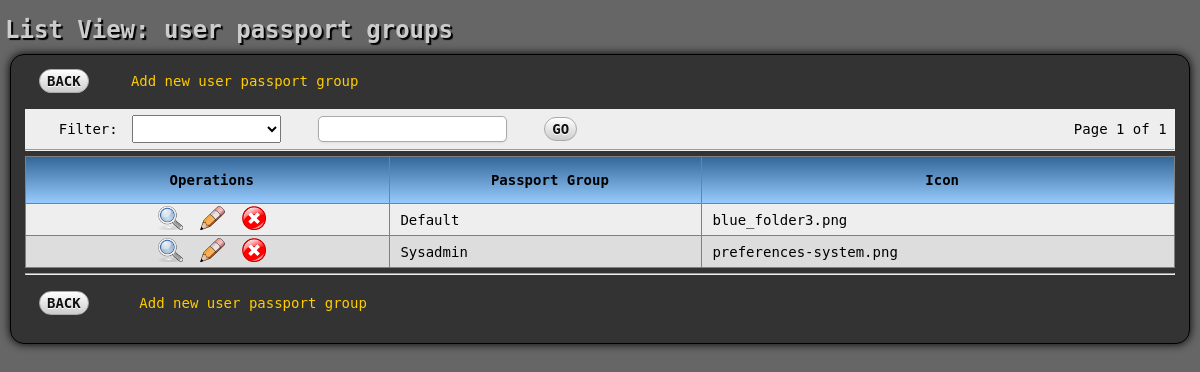
The app's page /sysadmin/listview_user_passport_groups.php (signed in) with its own data.
### tables this page shows
CREATE TABLE `user_passport_groups` (
  `passport_group_id` int(11) NOT NULL auto_increment,
  `passport_group` varchar(255) NOT NULL,
  `icon` varchar(255) NOT NULL,  
  PRIMARY KEY  (`passport_group_id`)
);

### core/cobalt_core.php (called while the page is built, shortened)
<?php
function init_cobalt($required_passport=null)
{
    require_once 'data_abstraction_class.php';
    require_once 'html_class.php';
}
function check_link($Link, $user='')
{
    if($user=='') $user = $_SESSION['user'];
    $in_passport=FALSE;
    $data_con = new data_abstraction;
    $data_con->set_fields('link_id, status');
    $data_con->set_table('user_links');
    $data_con->set_where("Name='$Link'");
    if($result = $data_con->make_query())
    {
        $data = $result->fetch_assoc();
        if(is_array($data)) extract($data);
    }
    else die("The query failed while attempting to check the passport: " . $data_con->error);
    if($status=='On')
    {
        $data_con = new data_abstraction;
        $data_con->set_fields('link_id');
        $data_con->set_table('user_passport');
        $data_con->set_where("username='$user' AND link_id='$link_id'");
        if($data_con->make_query())
        {
            $numrows = $data_con->num_rows;
        }
        else die("Failed checking $link_id in passport of $user" . $data_con->error);
        if ($numrows==1) $in_passport=TRUE;
    }
    return $in_passport;
}

### core/data_abstraction_class.php (called while the page is built, shortened)
<?php
class data_abstraction
{
    var $mysqli='';
    var $db_host='localhost';
    var $db_user='root';
    var $db_pass='';
    var $db_use='srccmsths';
    var $query='';
    var $connection_exists=FALSE;
    var $tables='';
    var $selected_fields='';
    var $values='';
    var $where_clause='';
    var $limit_clause='';
    var $query_type='SELECT';
    function close_db()
    {
        if($this->mysqli)
        {
            $this->connection_exists = FALSE;
        }
    }
    function connect_db()
    {
        $this->mysqli = new mysqli($this->db_host,$this->db_user,$this->db_pass,$this->db_use);
        $this->connection_exists = TRUE;
        return $this->mysqli;
    }
    function execute_query($query='')
    {
        if($this->connection_exists == FALSE)
        {
            $this->mysqli = $this->connect_DB();
            $this->mysqli->real_query("SET NAMES 'utf8'");
        }
        $this->mysqli->real_query($this->query) or error_handler('Database error.',$this->mysqli->error);
        if($this->query_type == "SELECT")
        {
            $result = $this->mysqli->store_result();
            $this->num_rows = $result->num_rows;
            return $result;
        }
        elseif($this->query_type == "INSERT")
        {
            $this->auto_id = $this->mysqli->insert_id;
            $this->error = $this->mysqli->error;
        }
        else
        {
            $this->affected_rows = $this->mysqli->affected_rows;
        }
    }
    function make_query($execute=TRUE, $log=TRUE)
    {
        $this->query_type = strtoupper($this->query_type);
        $this->query = $this->query_type . ' ';
        switch($this->query_type)
        {
            case "SELECT":	$this->query .=  $this->selected_fields . ' FROM ' . $this->tables;
                            if($this->where_clause != '') $this->query .= ' WHERE ' . $this->where_clause;
                          	if($this->limit_clause != '') $this->query .= ' LIMIT ' . $this->limit_clause;
                            break;
            case "INSERT":	$this->query .= 'INTO ' . $this->tables . '(' .  $this->selected_fields . ') VALUES(' . $this->values . ')';
                            break;
        }
        if($execute)
        {
            $result = $this->execute_query();
        }
        return $result;
    }
    function set_fields($new_fields)
    {
         $this->selected_fields = $new_fields;
    }
    function set_limit($offset, $limit)
    {
        $this->limit_clause = $offset . ', ' . $limit;
    }
    function set_query_type($new_query_type)
    {
        $this->query_type = $new_query_type;
    }
    function set_table($new_table)
    {
        $this->tables = $new_table;
    }
    function set_values($new_values)
    {
        $this->values = $new_values;
    }
    function set_where($new_where_clause)
    {
        $this->where_clause = $new_where_clause;
    }
}
?>

### core/subclasses/user_passport_groups_dd.php (called while the page is built, shortened)
<?php
class user_passport_groups_dd
{
    static function load_dictionary()
    {
        return $fields;
    }
    static function load_relationships()
    {
        $relations = array();
        return $relations;
    }
    static function load_subclass_info()
    {
        $subclasses = array('html_file'=>'user_passport_groups_html.php',
                            'html_class'=>'user_passport_groups_html',
                            'data_file'=>'user_passport_groups.php',
                            'data_class'=>'user_passport_groups');
        return $subclasses;
    }
}

### core/paged_result_class.php (called while the page is built, shortened)
<?php
class paged_result
{
    var $total_pages=0;
    var $current_page=0;
    function paged_result($total_records, $results_per_page)
    {
        $this->total_pages = ceil($total_records / $results_per_page);
    }
    function draw_paged_result($javascript='')
    {
        $this->html_output = '';
        if($this->total_pages > 1)
        {
            $this->html_output .= "Page " . $this->current_page . " of " . $this->total_pages
                    . " | Go to page: <input type=text name=\"result_pager\" value='$Result_Pager' size=2 class='textboxPager' $javascript>"
                    . " &nbsp; <input type=submit name='pager_submit' value='GO' class='buttonPager'>"
                    . "<input type=hidden name=current_page value='" . $this->current_page . "'>";
        }
        else
        {
            $this->html_output = "Page " . $this->current_page . " of " . $this->total_pages . '&nbsp;';
        }
        return $this->html_output;
    }
    function get_page_data($new_page, $current_page)
    {
        if($new_page < 1)
        {
            if($current_page < 1) $new_page = 1;
            else $new_page = $current_page;
        }
        elseif($new_page > $this->total_pages) $new_page = $this->total_pages;
        $this->current_page = $new_page;
    }
}
?>

### sysadmin/listview_user_passport_groups.php (the view, shortened to what this page needs)
<?php
$html = new user_passport_groups_html;
$html->get_listview_fields();
$lst_fields = $html->lst_fields;
$arr_fields = $html->arr_fields;
$arr_field_labels = $html->arr_field_labels;
$data_con = new user_passport_groups;
$data_con->get_join_clause();
$data_con->set_table($data_con->join_clause);
$data_con->set_fields($lst_fields);
$data_con->make_query();
$total_records = $data_con->num_rows;
require_once 'paged_result_class.php';
$results_per_page = 50;
$pager = new paged_result($total_records, $results_per_page);
$pager->get_page_data($result_pager, $current_page);
$current_page = $pager->current_page;
$data_con->set_limit($pager->offset, $pager->records_per_page);
?>
<fieldset class="container">
<table width="100%" border="0" cellpadding="0" cellspacing="0">
<tr>
    <td align="left" colspan="2">
    <?php
    if(check_link('Add user passport groups')) echo "&nbsp; &nbsp; <a href='add_user_passport_groups.php?filter_field_used=$enc_filter_field&filter_used=$enc_filter&page_from=$current_page'>Add new user passport group</a>";
    ?>
    <br><br>
    </td>
</tr>
<tr class="listRowEven">
    <td align="left">
    &nbsp; &nbsp; Filter:
    </td>
    <td align=right>
    <?php echo $pager->draw_paged_result('onKeyPress="submitenter(this,event)"'); ?>
    </td>
</tr>
<tr>
    <td colspan="2">
    <hr>
    </td>
</tr>
</table>
<table border=1 width=100% class="listView">
<tr class="listRowHead">
    <td class="oper_col">Operations</td>
    <?php
    foreach($arr_field_labels as $label)
    {
        echo '<td>' . $label . '</td>';
    }
    ?>
</tr>
<?php
    if($result = $data_con->make_query())
    {
        while($row = $result->fetch_assoc())
        {
            if($a%2 == 0) $class = 'listRowEven';
            else $class = 'listRowOdd';
            $a++;
            extract($row);
            echo "<tr class=$class><td align='center'><a href='detailview_user_passport_groups.php?filter_field_used=$enc_filter_field&filter_used=$enc_filter&page_from=$current_page&passport_group_id=$passport_group_id'><img src='../images/view.png' alt='View' title='View'></a>";
            if(check_link('Edit user passport groups')) echo "&nbsp;&nbsp;<a href='edit_user_passport_groups.php?filter_field_used=$enc_filter_field&filter_used=$enc_filter&page_from=$current_page&passport_group_id=$passport_group_id'><img src='../images/edit.png' alt='Edit' title='Edit'></a>";
            if(check_link('Delete user passport groups')) echo "&nbsp;&nbsp;<a href='delete_user_passport_groups.php?filter_field_used=$enc_filter_field&filter_used=$enc_filter&page_from=$current_page&passport_group_id=$passport_group_id'><img src='../images/delete.png' alt='Delete' title='Delete'></a>";
            echo '</td>';
            foreach($arr_fields as $field)
            {
                if(is_array($field))
                {
                    echo '<td class="listCell">';
                    foreach($field as $subtext)
                    {
                        echo htmlentities($$subtext, ENT_QUOTES) . ' ';
                    }
                    echo '</td>';
                }
                else
                {
                    echo '<td class="listCell">' . htmlentities($$field, ENT_QUOTES) . '</td>';
                }
            }
            echo "</tr>\n";
        }
    }
    else error_handler('Encountered an error while retrieving records.', $data_con->error);
?>
</table>
<table border="0" width="100%">
<tr>
    <td colspan="2"><hr><br></td>
</tr>
</table>
<?php
if(check_link('Add user passport groups')) echo "&nbsp; &nbsp; &nbsp;<a href='add_user_passport_groups.php?filter_field_used=$enc_filter_field&filter_used=$enc_filter&page_from=$current_page'>Add new user passport group</a>";
echo '</fieldset>';

### css/cobalt.css (style rules this page uses)
* { padding: 0; margin: 0; }
a:link { font-size: 14px; font-family: "DejaVu Sans Mono", "Courier New", monospace, sans, verdana, Arial, Helvetica, sans-serif; text-decoration:none; color: #ffcc00; }
body { background-color: #666666; font-family: "DejaVu Sans Mono", "Courier New", monospace, sans, verdana; font-size: 14px; margin-right: 0px; margin-left: 0px; margin-top: 0px; margin-bottom: 0px; text-align: left; }
fieldset { border-radius: 4px; -moz-border-radius: 4px; -webkit-border-radius: 4px; background: #eee; }
fieldset.container { border-radius: 14px; -moz-border-radius: 14px; -webkit-border-radius: 14px; background: #333; border: #000 solid 1px; margin: 10px; padding-top: 1em; padding-left: 1em; padding-right: 1em; padding-bottom: 2em; -moz-box-shadow: 0px 0px 10px #000; -webkit-box-shadow: 0px 0px 10px #000; box-shadow: 0px 0px 10px #000; }
img { border-style: none; }
.listRowEven { background-color: #eeeeee; }
.listRowHead { background-color: #336699; font-weight: bold; text-align: center; background: -webkit-gradient(linear, left top, left bottom, from(#336699), to(#99ccff)); background: -moz-linear-gradient(top, #336699, #99ccff); background: -o-linear-gradient(top, #336699, #99ccff); }
.listRowOdd { background-color: #dddddd; }
table { border-collapse: collapse; }
table.listView { margin-top: 5px; margin-bottom: 5px; }
table.listView td { padding: 2px; padding-left: 10px; }
table.listView tr[class=listRowHead] td { padding-top: 15px; padding-bottom: 15px; padding-left: 10px; }
td.oper_col { min-width: 140px; text-align: center; }

### records on screen
user_passport_groups: field "Default", field "blue_folder3.png"
user_passport_groups: field "Sysadmin", field "preferences-system.png"

### other values on screen
$title "List View: user passport groups"
$pager->draw_paged_result('onKeyPress="submitenter(this,event)"') "Page 1 of 1"
$label "Passport Group"
$label "Icon"
